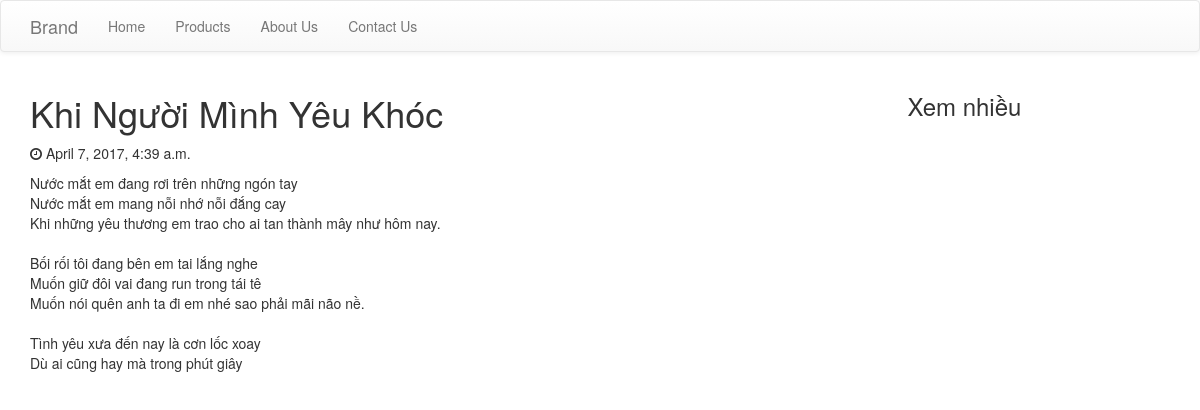
Screenshot of /post/3/ with the database file from the repository.
### blog/models.py (models this page shows, shortened)
class Post(models.Model):
    author = models.ForeignKey('auth.User')
    title = models.CharField(max_length=200)
    text = models.TextField()
    created_date = models.DateTimeField(
            default=timezone.now)
    published_date = models.DateTimeField(
            blank=True, null=True)

### blog/views.py (the view)
# urls.py: url(r'^post/(?P<pk>\d+)/$', views.post_detail, name='post_detail'),
def post_detail(request, pk):
    post = get_object_or_404(Post, pk=pk)
    return render(request, 'blog/post_detail.html', {'post': post})

### blog/templates/blog/post_detail.html (shortened to what this page needs)
{% extends 'blog/base.html' %}
{% block content %}
    <div class="post">
        <h1>{{ post.title }}</h1>
        {% if post.published_date %}
            <p class="date">
                <i class="fa fa-clock-o"></i>
                {{ post.published_date }}
            </p>
        {% endif %}
        <p>{{ post.text|linebreaksbr }}</p>
    </div>
{% endblock %}

### rows the page displays
Post: title "Khi Người Mình Yêu Khóc", published_date "April 7, 2017, 4:39 a.m.", text "Nước mắt em đang rơi trên những ngón tay Nước mắt em mang nỗi nhớ nỗi đắng cay Khi những yêu thương em trao cho ai tan thành mây như hôm nay. Bối rối tôi đang bên em tai lắng nghe Muốn giữ đôi vai đang run trong tái tê Muốn nói quên anh ta đi em nhé sao phải mãi não nề. Tình yêu xưa đến nay là cơn lốc xoay Dù ai cũng hay mà trong phút giây"
